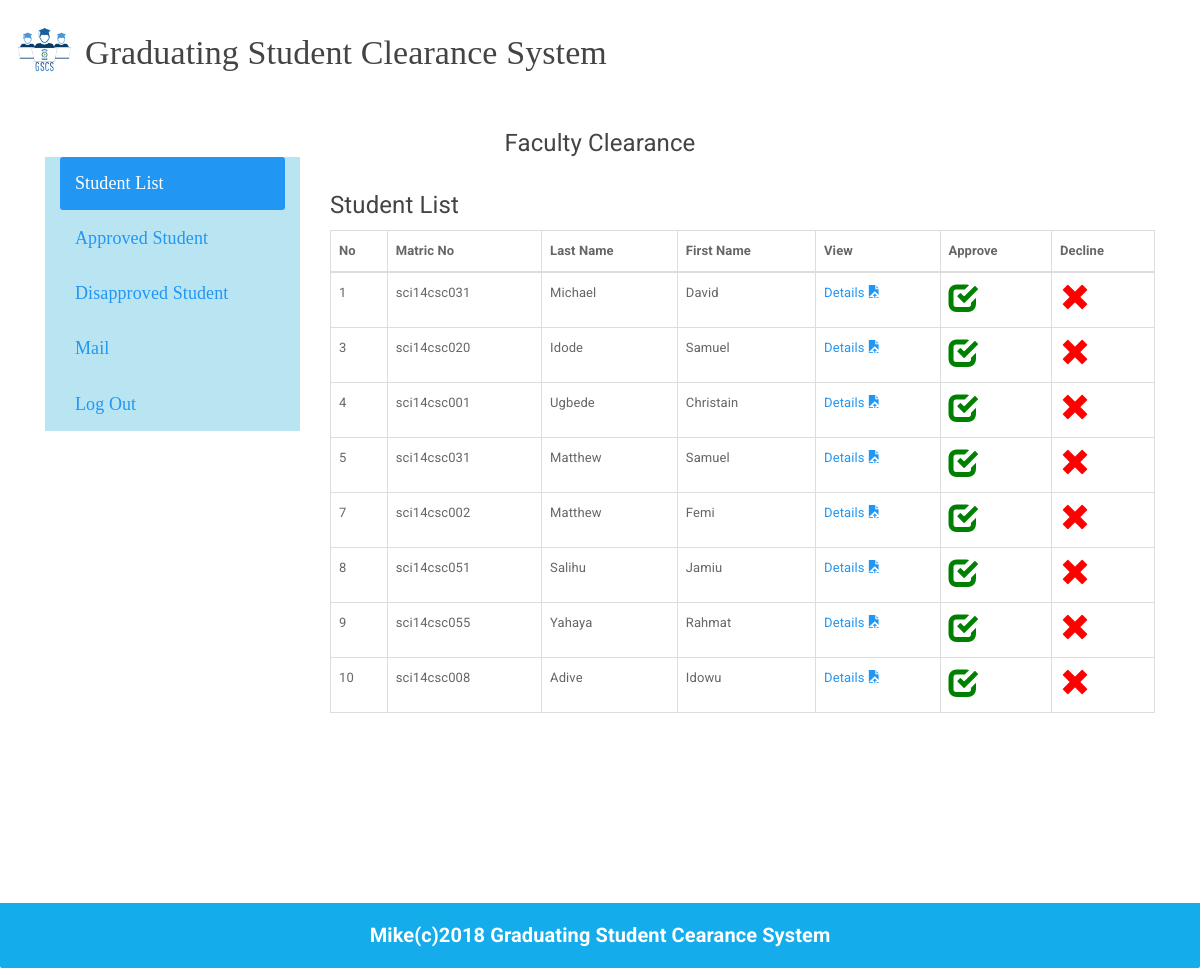
The page /faculty.php on the database its author committed.
### tables this page shows
CREATE TABLE `adminreg` (
  `id` int(11) NOT NULL,
  `matric_no` varchar(50) NOT NULL,
  `password` varchar(50) NOT NULL,
  `hpassword` varchar(50) NOT NULL,
  `Status` varchar(50) NOT NULL,
  `f_name` varchar(250) NOT NULL,
  `l_name` varchar(250) NOT NULL,
  `m_name` varchar(250) NOT NULL,
  `sex` varchar(250) NOT NULL,
  `dept` varchar(250) NOT NULL,
  `cos` varchar(250) NOT NULL,
  `faculty` varchar(250) NOT NULL,
  `phone_no` varchar(250) NOT NULL,
  `e_mail` varchar(250) NOT NULL,
  `hodstatus` varchar(250) NOT NULL DEFAULT 'Pending',
  `burstatus` varchar(250) NOT NULL DEFAULT 'Pending',
  `falstatus` varchar(250) NOT NULL DEFAULT 'Pending',
  `library` varchar(255) NOT NULL DEFAULT 'Approved',
  `health` varchar(255) NOT NULL DEFAULT 'Approved',
  `sport` varchar(255) NOT NULL DEFAULT 'Approved',
  `security` varchar(255) NOT NULL DEFAULT 'Approved',
  `studentaffairs` varchar(255) NOT NULL DEFAULT 'Approved',
  `academicaffairs` varchar(255) NOT NULL DEFAULT 'Approved'
);

### faculty.php (the view, shortened to what this page needs)
<?php
$conn = new MySQLi("localhost","root","","project");
?>
<!doctype html>
<html>
<head>
    <link rel="stylesheet" href="assets/css/user.css">
    <link rel="stylesheet" href="assets/bootstrap/css/bootstrap.min.css">
</head>
<body>
<div class="container-fluid">
     <div id="head" class="">
        <header>
        <img src="img/gscs.png" alt="GSCS" style="width:5%; height:100%">
        <h3 id="ful">Graduating Student Clearance System</h3>
        </header>
    </div>
    <br>
    <br>
     <nav class="navbar navbar-default">
		<div class="container-fluid">
            <center><h4 style="margin:auto">Faculty Clearance</h4></center>
            <div class="col-md-3" style="border:; background:;">
            <div style="background-color:#b9e5f3;" class="collapse navbar-collapse" id="bs-example-navbar-collapse-1">
            	<ul id="" class="nav nav-pills nav-stacked list" style="padding-left:0px; font-family:Cambria, 'Hoefler Text', 'Liberation Serif', Times, 'Times New Roman', serif; font-size:18px;">
                <li class="active"><a href="faculty.php">Student List</a></li>
                <li><a href="falapprove.php">Approved Student</a></li>
                <li><a href="faldisapprove.php">Disapproved Student</a></li>
                <li><a href="#">Mail</a></li>
                <li><a href="#">Log Out</a></li>
                </ul>
          	</div>
            </div>
       <div class="col-md-9">
       <br>
       <h4>Student List</h4>
       <form style="padding-left:0%;" class="form-group">
       <table class="table table-bordered">
       <thead>
       <th>No</th>
       <th>Matric No</th>
       <th>Last Name</th>
       <th>First Name</th>
       <th>View</th>
       <th>Approve</th>
       <th>Decline</th>
       </thead>
       <?php
	   $yu = "SELECT id, matric_no, l_name, f_name FROM adminreg WHERE falstatus = 'Pending'";
	   $reslt = $conn->query($yu);
	   if ($reslt->num_rows > 0) {
		while($row=$reslt->fetch_assoc()){
		$id = $row['id'];
		$matric=$row['matric_no'];
		$lname = $row['l_name'];
		$fname = $row['f_name'];
		?>
        <tr>
        <td><?php echo $id;?></td>
        <td><?php echo $matric;?></td>
        <td><?php echo $lname;?></td>
        <td><?php echo $fname;?></td>
        <td><a href="clearf.php?del=<?php echo $id?>">Details <span class="glyphicon glyphicon-open-file"></span></a></td>
        <td><a href="acceptf.php?id=<?php echo $id?>"><span class="glyphicon glyphicon-check" style="font-size:30px; color:green"></span></a></td>
		<td><a href='rejectf.php?id=<?php echo $id?>'><span class='glyphicon glyphicon-remove' style="font-size:30px; color:red"></span></a></td>
            </tr>
		<?php }
	   }
	   ?>
       </table>
       </form>
       <br>
</div>
    </div>
</div>
<footer class="panel-footer" style="background-color:#15ACEC; margin-top:10%;">
<h5 style="text-align:center; color:white"><strong>Mike(c)2018 Graduating Student Cearance System</strong></h5>
</footer>
</body>
</html>

### assets/css/user.css (style rules this page uses)
#ful { font-family:Cambria, "Hoefler Text", "Liberation Serif", Times, "Times New Roman", serif; margin-top:-45px; margin-left:70px; }
#head { margin-top:20px; }
.navbar { box-shadow: 0px 0px 0px #fff !important; background-color:#4F23E5; }

### rows shown on the page
adminreg: id "1", matric_no "sci14csc031", l_name "Michael", f_name "David"
adminreg: id "3", matric_no "sci14csc020", l_name "Idode", f_name "Samuel"
adminreg: id "4", matric_no "sci14csc001", l_name "Ugbede", f_name "Christain"
adminreg: id "5", matric_no "sci14csc031", l_name "Matthew", f_name "Samuel"
adminreg: id "7", matric_no "sci14csc002", l_name "Matthew", f_name "Femi"
adminreg: id "8", matric_no "sci14csc051", l_name "Salihu", f_name "Jamiu"
adminreg: id "9", matric_no "sci14csc055", l_name "Yahaya", f_name "Rahmat"
adminreg: id "10", matric_no "sci14csc008", l_name "Adive", f_name "Idowu"
